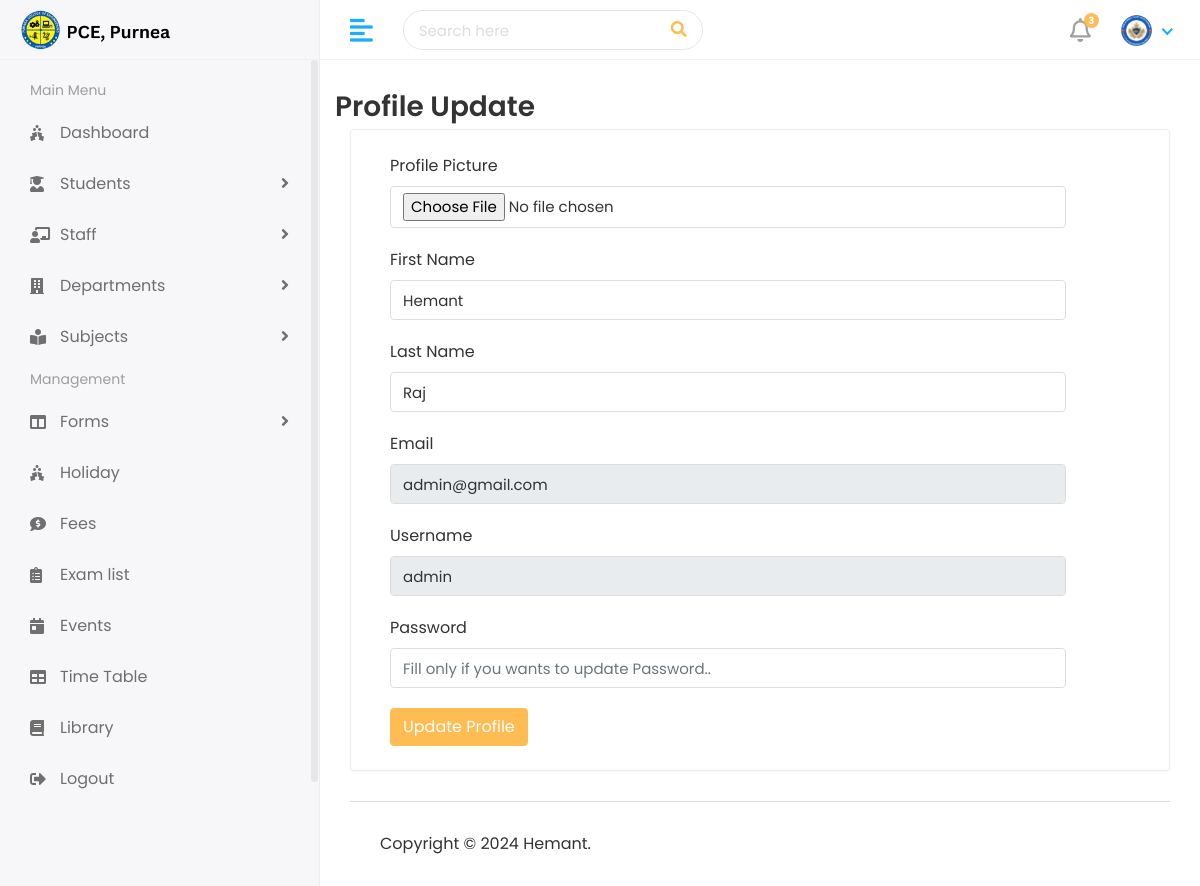
The app's page /Profile (signed in) with its own data.
### app/models.py (models this page shows)
class CustomUser(AbstractUser):
    USER = (
        (1, 'HOD'),
        (2, 'STAFF'),
        (3, 'STUDENT')
    )
    user_type = models.CharField(choices=USER, max_length=50, default=1)
    profile_pic = models.ImageField(
        upload_to='media/profile_pic', null=True, blank=True)

### college/views.py (the view)
# urls.py: path('Profile', views.PROFILE, name='profile'),
@login_required(login_url='/')
def PROFILE(request):
    user = CustomUser.objects.get(id=request.user.id)
    context = {
        'user': user
    }
    return render(request, 'profile.html')

### templates/profile.html (shortened to what this page needs)
{% extends "base.html" %}
{% block content %}
<div class="content container-fluid">
    <div class="page-header">
        <div class="row">
            <h3 class="page-title">Profile Update</h3>
            <div class="col-sm-12">
                <div class="card">
                    <div class="card-body">
                        <form method='POST' action="{% url 'profile_update' %}" enctype="multipart/form-data">
                            <div class="col-sm-11">
                                <div class="form-group">
                                    <label>Profile Picture</label>
                                    <input type="file" class="form-control" name='profile_pic'>
                                </div>
                            </div>
                            <div class="col-sm-11">
                                <div class="form-group">
                                    <label>First Name</label>
                                    <input type="text" class="form-control" name='first_name' value={{user.first_name}}>
                                </div>
                            </div>
                            <div class="col-sm-11">
                                <div class="form-group">
                                    <label>Last Name</label>
                                    <input type="text" class="form-control" name='last_name' value={{user.last_name}}>
                                </div>
                            </div>
                            <div class="col-sm-11">
                                <div class="form-group">
                                    <label>Email</label>
                                    <input type="text" class="form-control" readonly name='email_id'
                                        value={{user.email}}>
                                </div>
                            </div>
                            <div class="col-sm-11">
                                <div class="form-group">
                                    <label>Username</label>
                                    <input type="text" class="form-control" readonly name='username'
                                        value={{user.username}}>
                                </div>
                            </div>
                            <div class="col-sm-11">
                                <div class="form-group">
                                    <label>Password</label>
                                    <input type="text" class="form-control"
                                        placeholder='Fill only if you wants to update Password..' name='password'>
                                </div>
                            </div>
                            <div class="col-12">
                                <button type="submit" class="btn btn-primary">Update Profile</button>
                            </div>
                        </form>
                    </div>
                </div>
            </div>
        </div>
        {% endblock %}

### templates/include/header.html (shortened to what this page needs)
{% load static %}
<div class="header">
    <div class="header-left">
        <a href="#" class="logo">
            <img src="{% static 'assets/img/pce.png' %}" alt="Logo">
        </a>
    </div>
    <a href="javascript:void(0);" id="toggle_btn">
        <i class="fas fa-align-left"></i>
    </a>
    <div class="top-nav-search">
        <form>
            <input type="text" class="form-control" placeholder="Search here">
            <button class="btn" type="submit"><i class="fas fa-search"></i></button>
        </form>
    </div>
    <ul class="nav user-menu">
        <li class="nav-item dropdown noti-dropdown">
            <a href="#" class="dropdown-toggle nav-link" data-toggle="dropdown">
                <i class="far fa-bell"></i> <span class="badge badge-pill">3</span>
            </a>
        </li>
        <li class="nav-item dropdown has-arrow">
            <a href="#" class="dropdown-toggle nav-link" data-toggle="dropdown">
                {% if user.profile_pic == '' %}
                <span class="user-img"><img class="rounded-circle" src="{% static "assets/img/b1.png" %} width="31"
                        alt="User"></span>
                {% else %}
                <span class="user-img"><img class="rounded-circle" src="/{{ user.profile_pic }}" width="31"
                        alt="User"></span>
                {% endif %}
            </a>
        </li>
    </ul>
</div>

### static/assets/css/style.css (style rules this page uses)
html { height: 100%; }
body { background-color: #fff; color: #333; font-family: 'Poppins', sans-serif; font-size: 1rem; height: 100%; line-height: 1.5; overflow-x: hidden; }
h1, h2, h3, h4, h5, h6 { font-family: 'Poppins', sans-serif; margin-top: 0; }
.form-control { border: 1px solid #ddd; box-shadow: none; color: #333; font-size: 15px; height: 40px; }
a { color: #009ce7; }
input, button, a { transition: all 0.4s ease; -moz-transition: all 0.4s ease; -o-transition: all 0.4s ease; -ms-transition: all 0.4s ease; -webkit-transition: all 0.4s ease; }
input, input:focus, button, button:focus { outline: none; }
input[type="file"] { height: auto; min-height: calc(1.5em + .75rem + 2px); }
input[type=text], input[type=password] { -webkit-appearance: none; -moz-appearance: none; appearance: none; }
.form-group { margin-bottom: 1.25rem; }
ul, ol { padding: 0px; list-style: none; }
.btn-primary { background-color: #FFBC53; border: 1px solid #FFBC53; }
.card { border: 1px solid #ececf5; box-shadow: 0 1px 3px 0 rgba(0, 0, 0, 0.03); margin-bottom: 1.875rem; }
.card-body { padding: 1.5rem; }
.header { background-color: #fff; border-bottom: 1px solid #f3f3f4; left: 0; position: fixed; right: 0; top: 0; z-index: 1001; height: 60px; }
.header .header-left { float: left; height: 60px; padding: 0 20px; position: relative; width: 320px; z-index: 1; transition: all 0.2s ease-in-out; background-color: #f7f7fa; border-bottom: 1px solid #efefef; border-right: 1px solid #ececf5; display: flex; align-items: center; }
.header .header-left .logo { display: inline-block; line-height: 60px; }
.header .header-left .logo img { max-height: 40px; width: auto; }
.header .dropdown-toggle:after { display: none; }
.header .has-arrow .dropdown-toggle:after { border-top: 0; border-left: 0; border-bottom: 2px solid #18aefa; border-right: 2px solid #18aefa; content: ''; height: 8px; display: inline-block; pointer-events: none; -webkit-transform-origin: 66% 66%; -ms-transform-origin: 66% 66%; transform-origin: 66% 66%; -webkit-transform: rotate(45deg); -ms-transform: rotate(45deg); transform: rotate(45deg); -webkit-transition: all 0.15s ease-in-out; transition: all 0.15s ease-in-out; width: 8px; vertical-align: 0px; }
.user-menu { float: right; margin: 0; position: relative; z-index: 99; padding-right: 15px; }
.user-menu.nav > li > a { color: #a0a0a0; font-size: 14px; line-height: 58px; padding: 0 15px; height: 60px; }
.user-img { margin-right: 3px; position: relative; }
.top-nav-search { float: left; margin-left: 15px; }
.top-nav-search form { margin-top: 10px; position: relative; width: 300px; }
.top-nav-search .form-control { background-color: transparent; border-color: rgba(0, 0, 0, 0.1); border-radius: 50px; color: #ddd; height: 40px; padding: 10px 50px 10px 15px; }
.top-nav-search .btn { background-color: transparent; border-color: transparent; color: #ffbc53; min-height: 40px; padding: 7px 15px; position: absolute; right: 0; top: 0; }
.top-nav-search .form-control::placeholder { color: #ddd; }
.page-wrapper > .content { padding: 1.875rem 1.875rem 0; }
.page-header { margin-bottom: 1.875rem; }
.page-title { font-size: 28px; font-weight: 600; color: #333; margin-bottom: 5px; }
.user-menu.nav > li > a .badge { background-color: #FFBC53; display: block; font-size: 10px; font-weight: bold; height: 15px; width: 15px; position: absolute; right: 7px; top: 13px; color: #fff; padding: 3px; }
.user-menu.nav > li > a > i { font-size: 1.5rem; line-height: 60px; }
@media (min-width: 992px) { #toggle_btn { align-items: center; color: #18aefa; display: inline-flex; float: left; font-size: 26px; height: 60px; justify-content: center; margin-left: 15px; padding: 0 15px; } }

### records on screen
CustomUser: profile_pic (picture), first_name "Hemant", last_name "Raj", email_id "admin@gmail.com", username "admin"
